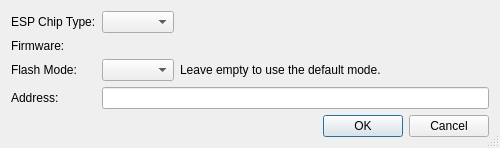
<?xml version="1.0" encoding="UTF-8"?>
<ui version="4.0">
 <class>EspFirmwareSelectionDialog</class>
 <widget class="QDialog" name="EspFirmwareSelectionDialog">
  <property name="geometry">
   <rect>
    <x>0</x>
    <y>0</y>
    <width>500</width>
    <height>140</height>
   </rect>
  </property>
  <property name="windowTitle">
   <string>Flash MicroPython Firmware</string>
  </property>
  <property name="sizeGripEnabled">
   <bool>true</bool>
  </property>
  <layout class="QVBoxLayout" name="verticalLayout">
   <item>
    <layout class="QGridLayout" name="gridLayout">
     <item row="0" column="0">
      <widget class="QLabel" name="label">
       <property name="text">
        <string>ESP Chip Type:</string>
       </property>
      </widget>
     </item>
     <item row="0" column="1">
      <widget class="QComboBox" name="espComboBox">
       <property name="toolTip">
        <string>Select the ESP chip type</string>
       </property>
       <property name="sizeAdjustPolicy">
        <enum>QComboBox::AdjustToContents</enum>
       </property>
      </widget>
     </item>
     <item row="0" column="2">
      <spacer name="horizontalSpacer">
       <property name="orientation">
        <enum>Qt::Horizontal</enum>
       </property>
       <property name="sizeHint" stdset="0">
        <size>
         <width>318</width>
         <height>20</height>
        </size>
       </property>
      </spacer>
     </item>
     <item row="1" column="0">
      <widget class="QLabel" name="label_2">
       <property name="text">
        <string>Firmware:</string>
       </property>
      </widget>
     </item>
     <item row="1" column="1" colspan="2">
      <widget class="E5PathPicker" name="firmwarePicker" native="true">
       <property name="focusPolicy">
        <enum>Qt::WheelFocus</enum>
       </property>
       <property name="toolTip">
        <string>Enter the path of the firmware file</string>
       </property>
      </widget>
     </item>
     <item row="2" column="0">
      <widget class="QLabel" name="label_3">
       <property name="toolTip">
        <string/>
       </property>
       <property name="text">
        <string>Flash Mode:</string>
       </property>
      </widget>
     </item>
     <item row="2" column="1">
      <widget class="QComboBox" name="modeComboBox">
       <property name="toolTip">
        <string>Select the flash mode</string>
       </property>
      </widget>
     </item>
     <item row="2" column="2">
      <widget class="QLabel" name="label_4">
       <property name="text">
        <string>Leave empty to use the default mode.</string>
       </property>
      </widget>
     </item>
     <item row="3" column="0">
      <widget class="QLabel" name="addressLabel">
       <property name="text">
        <string>Address:</string>
       </property>
      </widget>
     </item>
     <item row="3" column="1" colspan="2">
      <widget class="E5ClearableLineEdit" name="addressEdit">
       <property name="toolTip">
        <string>Enter the flash addres in the hexadecimal form</string>
       </property>
       <property name="maxLength">
        <number>4</number>
       </property>
      </widget>
     </item>
    </layout>
   </item>
   <item>
    <widget class="QDialogButtonBox" name="buttonBox">
     <property name="orientation">
      <enum>Qt::Horizontal</enum>
     </property>
     <property name="standardButtons">
      <set>QDialogButtonBox::Cancel|QDialogButtonBox::Ok</set>
     </property>
    </widget>
   </item>
  </layout>
 </widget>
 <customwidgets>
  <customwidget>
   <class>E5PathPicker</class>
   <extends>QWidget</extends>
   <header>E5Gui/E5PathPicker.h</header>
   <container>1</container>
  </customwidget>
  <customwidget>
   <class>E5ClearableLineEdit</class>
   <extends>QLineEdit</extends>
   <header>E5Gui/E5LineEdit.h</header>
  </customwidget>
 </customwidgets>
 <tabstops>
  <tabstop>espComboBox</tabstop>
  <tabstop>firmwarePicker</tabstop>
  <tabstop>modeComboBox</tabstop>
  <tabstop>addressEdit</tabstop>
 </tabstops>
 <resources/>
 <connections>
  <connection>
   <sender>buttonBox</sender>
   <signal>accepted()</signal>
   <receiver>EspFirmwareSelectionDialog</receiver>
   <slot>accept()</slot>
   <hints>
    <hint type="sourcelabel">
     <x>248</x>
     <y>254</y>
    </hint>
    <hint type="destinationlabel">
     <x>157</x>
     <y>274</y>
    </hint>
   </hints>
  </connection>
  <connection>
   <sender>buttonBox</sender>
   <signal>rejected()</signal>
   <receiver>EspFirmwareSelectionDialog</receiver>
   <slot>reject()</slot>
   <hints>
    <hint type="sourcelabel">
     <x>316</x>
     <y>260</y>
    </hint>
    <hint type="destinationlabel">
     <x>286</x>
     <y>274</y>
    </hint>
   </hints>
  </connection>
 </connections>
</ui>
